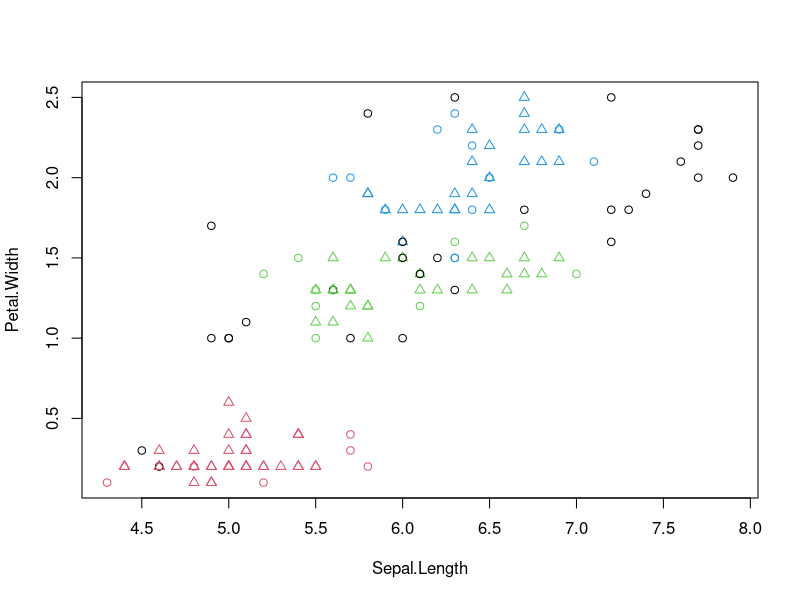

Write R code to recreate this figure.
data("iris")
library("fpc")

result <- dbscan(iris[1:4],eps = 0.42,MinPts = 5)
print(result)

plot(result,iris[,c(1,4)])
